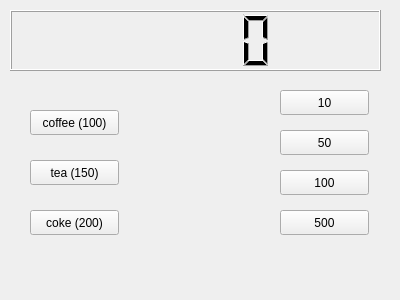
<?xml version="1.0" encoding="UTF-8"?>
<ui version="4.0">
 <class>Widget</class>
 <widget class="QWidget" name="Widget">
  <property name="geometry">
   <rect>
    <x>0</x>
    <y>0</y>
    <width>400</width>
    <height>300</height>
   </rect>
  </property>
  <property name="windowTitle">
   <string>Widget</string>
  </property>
  <widget class="QPushButton" name="pb10">
   <property name="geometry">
    <rect>
     <x>280</x>
     <y>90</y>
     <width>89</width>
     <height>25</height>
    </rect>
   </property>
   <property name="text">
    <string>10</string>
   </property>
  </widget>
  <widget class="QLCDNumber" name="lcdNumber">
   <property name="geometry">
    <rect>
     <x>10</x>
     <y>10</y>
     <width>371</width>
     <height>61</height>
    </rect>
   </property>
  </widget>
  <widget class="QPushButton" name="pb50">
   <property name="geometry">
    <rect>
     <x>280</x>
     <y>130</y>
     <width>89</width>
     <height>25</height>
    </rect>
   </property>
   <property name="text">
    <string>50</string>
   </property>
  </widget>
  <widget class="QPushButton" name="pb100">
   <property name="geometry">
    <rect>
     <x>280</x>
     <y>170</y>
     <width>89</width>
     <height>25</height>
    </rect>
   </property>
   <property name="text">
    <string>100</string>
   </property>
  </widget>
  <widget class="QPushButton" name="pb500">
   <property name="geometry">
    <rect>
     <x>280</x>
     <y>210</y>
     <width>89</width>
     <height>25</height>
    </rect>
   </property>
   <property name="text">
    <string>500</string>
   </property>
  </widget>
  <widget class="QPushButton" name="pbCoffee">
   <property name="geometry">
    <rect>
     <x>30</x>
     <y>110</y>
     <width>89</width>
     <height>25</height>
    </rect>
   </property>
   <property name="text">
    <string>coffee (100)</string>
   </property>
  </widget>
  <widget class="QPushButton" name="pbTea">
   <property name="geometry">
    <rect>
     <x>30</x>
     <y>160</y>
     <width>89</width>
     <height>25</height>
    </rect>
   </property>
   <property name="text">
    <string>tea (150)</string>
   </property>
  </widget>
  <widget class="QPushButton" name="pbCoke">
   <property name="geometry">
    <rect>
     <x>30</x>
     <y>210</y>
     <width>89</width>
     <height>25</height>
    </rect>
   </property>
   <property name="text">
    <string>coke (200)</string>
   </property>
  </widget>
 </widget>
 <layoutdefault spacing="6" margin="11"/>
 <resources/>
 <connections/>
</ui>
